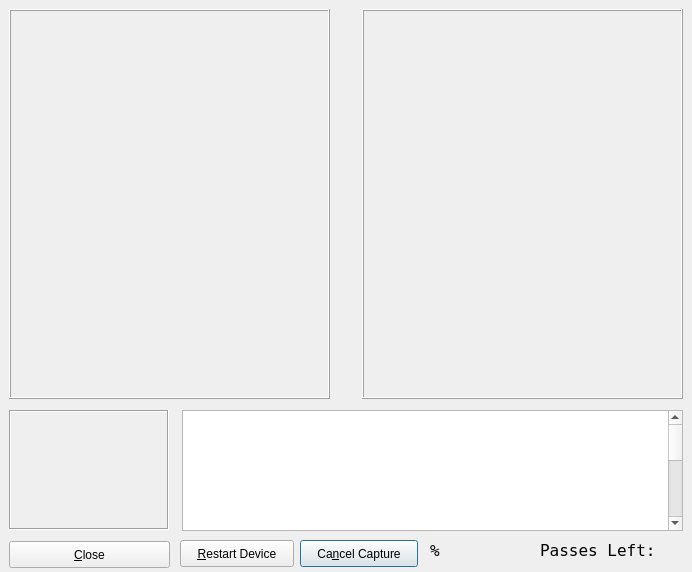
<?xml version="1.0" encoding="UTF-8"?>
<ui version="4.0">
 <class>FingerDialog</class>
 <widget class="QDialog" name="FingerDialog">
  <property name="windowModality">
   <enum>Qt::WindowModal</enum>
  </property>
  <property name="geometry">
   <rect>
    <x>0</x>
    <y>0</y>
    <width>692</width>
    <height>572</height>
   </rect>
  </property>
  <property name="sizePolicy">
   <sizepolicy hsizetype="Fixed" vsizetype="Fixed">
    <horstretch>0</horstretch>
    <verstretch>0</verstretch>
   </sizepolicy>
  </property>
  <property name="minimumSize">
   <size>
    <width>692</width>
    <height>572</height>
   </size>
  </property>
  <property name="maximumSize">
   <size>
    <width>692</width>
    <height>572</height>
   </size>
  </property>
  <property name="windowTitle">
   <string>Capture Fingerprints</string>
  </property>
  <property name="autoFillBackground">
   <bool>false</bool>
  </property>
  <widget class="QTextEdit" name="captureLog">
   <property name="geometry">
    <rect>
     <x>182</x>
     <y>410</y>
     <width>501</width>
     <height>121</height>
    </rect>
   </property>
   <property name="sizeIncrement">
    <size>
     <width>63</width>
     <height>15</height>
    </size>
   </property>
   <property name="font">
    <font>
     <family>Arial</family>
     <pointsize>13</pointsize>
    </font>
   </property>
   <property name="autoFormatting">
    <set>QTextEdit::AutoNone</set>
   </property>
   <property name="readOnly">
    <bool>true</bool>
   </property>
   <property name="html">
    <string>&lt;!DOCTYPE HTML PUBLIC &quot;-//W3C//DTD HTML 4.0//EN&quot; &quot;http://www.w3.org/TR/REC-html40/strict.dtd&quot;&gt;
&lt;html&gt;&lt;head&gt;&lt;meta name=&quot;qrichtext&quot; content=&quot;1&quot; /&gt;&lt;style type=&quot;text/css&quot;&gt;
p, li { white-space: pre-wrap; }
&lt;/style&gt;&lt;/head&gt;&lt;body style=&quot; font-family:'Arial'; font-size:13pt; font-weight:400; font-style:normal;&quot;&gt;
&lt;table border=&quot;0&quot; style=&quot;-qt-table-type: root; margin-top:4px; margin-bottom:4px; margin-left:4px; margin-right:4px;&quot;&gt;
&lt;tr&gt;
&lt;td style=&quot;border: none;&quot;&gt;
&lt;p style=&quot;-qt-paragraph-type:empty; margin-top:0px; margin-bottom:0px; margin-left:0px; margin-right:0px; -qt-block-indent:0; text-indent:0px;&quot;&gt;&lt;/p&gt;
&lt;p style=&quot;-qt-paragraph-type:empty; margin-top:0px; margin-bottom:0px; margin-left:0px; margin-right:0px; -qt-block-indent:0; text-indent:0px;&quot;&gt;&lt;/p&gt;
&lt;p style=&quot;-qt-paragraph-type:empty; margin-top:0px; margin-bottom:0px; margin-left:0px; margin-right:0px; -qt-block-indent:0; text-indent:0px;&quot;&gt;&lt;/p&gt;
&lt;p style=&quot;-qt-paragraph-type:empty; margin-top:0px; margin-bottom:0px; margin-left:0px; margin-right:0px; -qt-block-indent:0; text-indent:0px;&quot;&gt;&lt;/p&gt;
&lt;p style=&quot;-qt-paragraph-type:empty; margin-top:0px; margin-bottom:0px; margin-left:0px; margin-right:0px; -qt-block-indent:0; text-indent:0px; font-size:14pt;&quot;&gt;&lt;/p&gt;
&lt;p style=&quot;-qt-paragraph-type:empty; margin-top:0px; margin-bottom:0px; margin-left:0px; margin-right:0px; -qt-block-indent:0; text-indent:0px; font-size:14pt;&quot;&gt;&lt;/p&gt;
&lt;p style=&quot;-qt-paragraph-type:empty; margin-top:0px; margin-bottom:0px; margin-left:0px; margin-right:0px; -qt-block-indent:0; text-indent:0px; font-size:14pt;&quot;&gt;&lt;/p&gt;
&lt;p style=&quot;-qt-paragraph-type:empty; margin-top:0px; margin-bottom:0px; margin-left:0px; margin-right:0px; -qt-block-indent:0; text-indent:0px; font-size:14pt;&quot;&gt;&lt;/p&gt;
&lt;p style=&quot;-qt-paragraph-type:empty; margin-top:0px; margin-bottom:0px; margin-left:0px; margin-right:0px; -qt-block-indent:0; text-indent:0px; font-size:10pt;&quot;&gt;&lt;/p&gt;
&lt;p style=&quot;-qt-paragraph-type:empty; margin-top:0px; margin-bottom:0px; margin-left:0px; margin-right:0px; -qt-block-indent:0; text-indent:0px; font-size:10pt;&quot;&gt;&lt;/p&gt;
&lt;p style=&quot;-qt-paragraph-type:empty; margin-top:0px; margin-bottom:0px; margin-left:0px; margin-right:0px; -qt-block-indent:0; text-indent:0px; font-family:'Andale Mono'; font-size:9pt;&quot;&gt;&lt;/p&gt;
&lt;p style=&quot;-qt-paragraph-type:empty; margin-top:0px; margin-bottom:0px; margin-left:0px; margin-right:0px; -qt-block-indent:0; text-indent:0px; font-family:'Andale Mono'; font-size:9pt;&quot;&gt;&lt;/p&gt;
&lt;p style=&quot;-qt-paragraph-type:empty; margin-top:0px; margin-bottom:0px; margin-left:0px; margin-right:0px; -qt-block-indent:0; text-indent:0px; font-family:'Andale Mono'; font-size:9pt;&quot;&gt;&lt;/p&gt;
&lt;p style=&quot;-qt-paragraph-type:empty; margin-top:0px; margin-bottom:0px; margin-left:0px; margin-right:0px; -qt-block-indent:0; text-indent:0px; font-family:'Andale Mono'; font-size:9pt;&quot;&gt;&lt;/p&gt;
&lt;p style=&quot;-qt-paragraph-type:empty; margin-top:0px; margin-bottom:0px; margin-left:0px; margin-right:0px; -qt-block-indent:0; text-indent:0px; font-family:'Sans'; font-size:10pt;&quot;&gt;&lt;/p&gt;&lt;/td&gt;&lt;/tr&gt;&lt;/table&gt;&lt;/body&gt;&lt;/html&gt;</string>
   </property>
   <property name="acceptRichText">
    <bool>false</bool>
   </property>
  </widget>
  <widget class="QLabel" name="lblFingerPreview">
   <property name="enabled">
    <bool>true</bool>
   </property>
   <property name="geometry">
    <rect>
     <x>9</x>
     <y>410</y>
     <width>160</width>
     <height>120</height>
    </rect>
   </property>
   <property name="sizePolicy">
    <sizepolicy hsizetype="Ignored" vsizetype="Ignored">
     <horstretch>0</horstretch>
     <verstretch>0</verstretch>
    </sizepolicy>
   </property>
   <property name="minimumSize">
    <size>
     <width>160</width>
     <height>120</height>
    </size>
   </property>
   <property name="maximumSize">
    <size>
     <width>160</width>
     <height>120</height>
    </size>
   </property>
   <property name="sizeIncrement">
    <size>
     <width>20</width>
     <height>15</height>
    </size>
   </property>
   <property name="autoFillBackground">
    <bool>true</bool>
   </property>
   <property name="frameShape">
    <enum>QFrame::Box</enum>
   </property>
   <property name="frameShadow">
    <enum>QFrame::Sunken</enum>
   </property>
   <property name="text">
    <string/>
   </property>
   <property name="scaledContents">
    <bool>true</bool>
   </property>
   <property name="alignment">
    <set>Qt::AlignCenter</set>
   </property>
  </widget>
  <widget class="QLabel" name="lblHandPreviewLeft">
   <property name="geometry">
    <rect>
     <x>9</x>
     <y>9</y>
     <width>321</width>
     <height>390</height>
    </rect>
   </property>
   <property name="maximumSize">
    <size>
     <width>321</width>
     <height>390</height>
    </size>
   </property>
   <property name="sizeIncrement">
    <size>
     <width>20</width>
     <height>20</height>
    </size>
   </property>
   <property name="frameShape">
    <enum>QFrame::Box</enum>
   </property>
   <property name="frameShadow">
    <enum>QFrame::Raised</enum>
   </property>
   <property name="text">
    <string/>
   </property>
   <property name="pixmap">
    <pixmap>resources/finger_0.jpg</pixmap>
   </property>
   <property name="scaledContents">
    <bool>true</bool>
   </property>
   <property name="alignment">
    <set>Qt::AlignLeading|Qt::AlignLeft|Qt::AlignTop</set>
   </property>
  </widget>
  <widget class="QLabel" name="lblHandPreview">
   <property name="geometry">
    <rect>
     <x>362</x>
     <y>9</y>
     <width>321</width>
     <height>390</height>
    </rect>
   </property>
   <property name="maximumSize">
    <size>
     <width>321</width>
     <height>390</height>
    </size>
   </property>
   <property name="sizeIncrement">
    <size>
     <width>20</width>
     <height>20</height>
    </size>
   </property>
   <property name="frameShape">
    <enum>QFrame::Box</enum>
   </property>
   <property name="frameShadow">
    <enum>QFrame::Raised</enum>
   </property>
   <property name="text">
    <string/>
   </property>
   <property name="pixmap">
    <pixmap>resources/finger_1.jpg</pixmap>
   </property>
   <property name="scaledContents">
    <bool>true</bool>
   </property>
   <property name="alignment">
    <set>Qt::AlignLeading|Qt::AlignLeft|Qt::AlignTop</set>
   </property>
  </widget>
  <widget class="QPushButton" name="btnCancelCapture">
   <property name="geometry">
    <rect>
     <x>300</x>
     <y>540</y>
     <width>118</width>
     <height>27</height>
    </rect>
   </property>
   <property name="text">
    <string>Ca&amp;ncel Capture</string>
   </property>
  </widget>
  <widget class="QPushButton" name="actionButtonBox">
   <property name="geometry">
    <rect>
     <x>9</x>
     <y>541</y>
     <width>161</width>
     <height>27</height>
    </rect>
   </property>
   <property name="text">
    <string>&amp;Close</string>
   </property>
  </widget>
  <widget class="QPushButton" name="btnRestartDevice">
   <property name="geometry">
    <rect>
     <x>180</x>
     <y>540</y>
     <width>114</width>
     <height>27</height>
    </rect>
   </property>
   <property name="text">
    <string>&amp;Restart Device</string>
   </property>
   <property name="flat">
    <bool>false</bool>
   </property>
  </widget>
  <widget class="QLabel" name="lblLblPasses">
   <property name="geometry">
    <rect>
     <x>540</x>
     <y>540</y>
     <width>151</width>
     <height>20</height>
    </rect>
   </property>
   <property name="font">
    <font>
     <family>Andale Mono</family>
     <pointsize>12</pointsize>
    </font>
   </property>
   <property name="text">
    <string>Passes Left:</string>
   </property>
  </widget>
  <widget class="QLabel" name="lblPassesLeft">
   <property name="geometry">
    <rect>
     <x>630</x>
     <y>540</y>
     <width>51</width>
     <height>20</height>
    </rect>
   </property>
   <property name="font">
    <font>
     <family>Andale Mono</family>
     <pointsize>12</pointsize>
    </font>
   </property>
   <property name="text">
    <string/>
   </property>
  </widget>
  <widget class="QLabel" name="lblRating">
   <property name="geometry">
    <rect>
     <x>430</x>
     <y>540</y>
     <width>161</width>
     <height>20</height>
    </rect>
   </property>
   <property name="font">
    <font>
     <family>Andale Mono</family>
     <pointsize>12</pointsize>
    </font>
   </property>
   <property name="text">
    <string>%</string>
   </property>
  </widget>
 </widget>
 <resources/>
 <connections/>
</ui>
